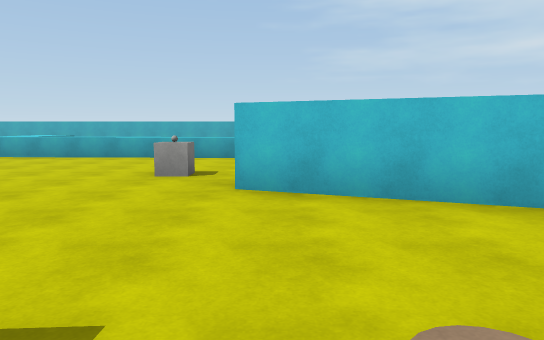
[1] (above)

19 first-person views from a walk through a 3-D level made in the Unity game engine. The camera is 1.4 m above the floor, tilts 6° down and sees 70° across. The floor is counted in squares, 2 m on a side. Each view is taken from the middle of a square. On the plan, view 1 faces up. The plan holds only what a view shows up to about 11 squares ahead; the rest is blank. The player is left out. Some animated figures are not drawn. Surface patterns are stand-ins for the level's own textures.

[2]
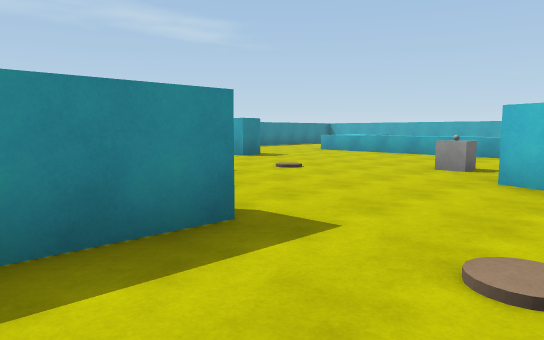

[3]
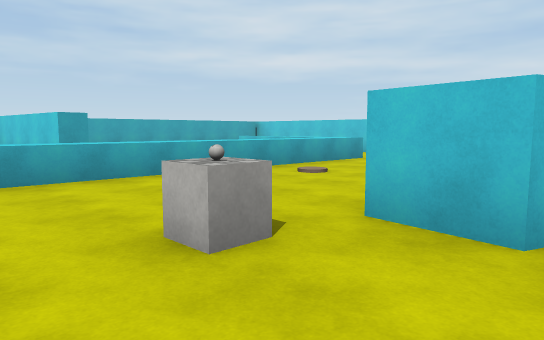

[4]
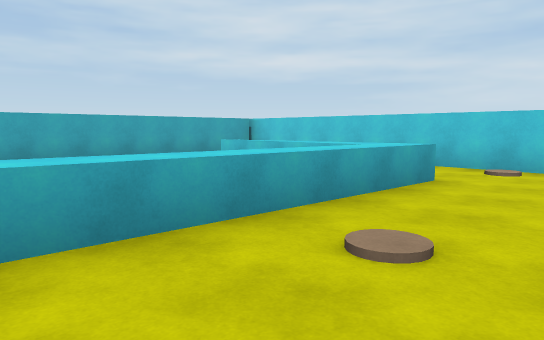

[5]
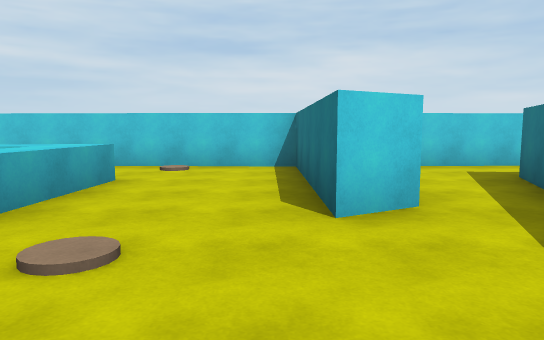

[6]
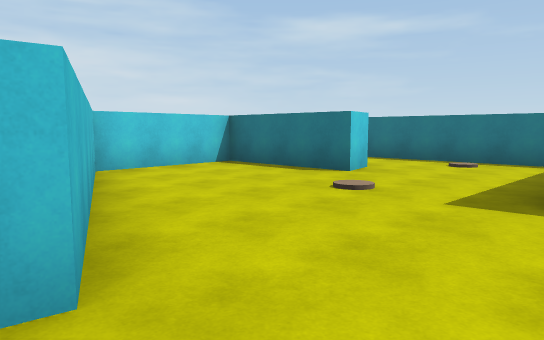

[7]
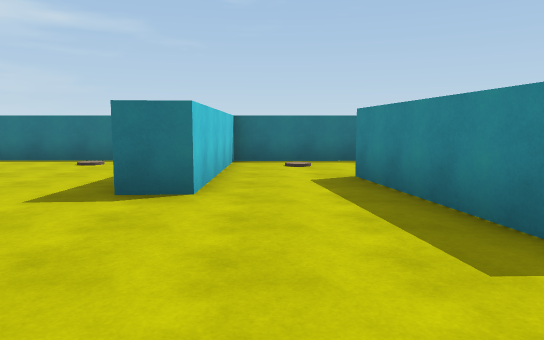

[8]
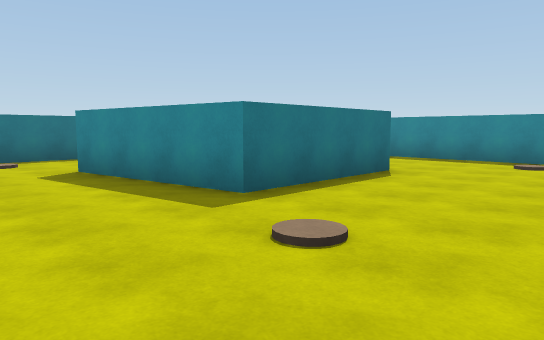

[9]
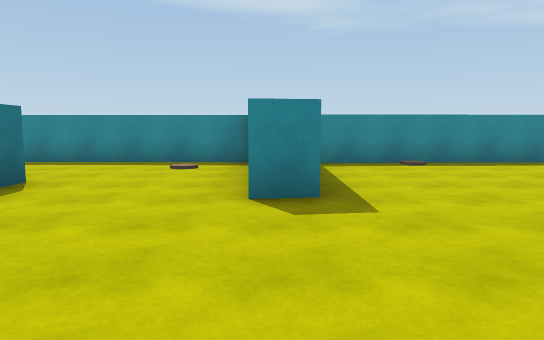

[10]
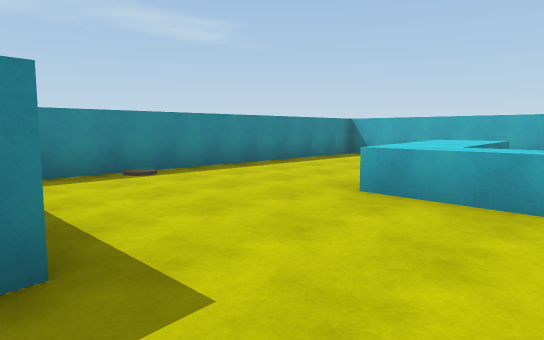

[11]
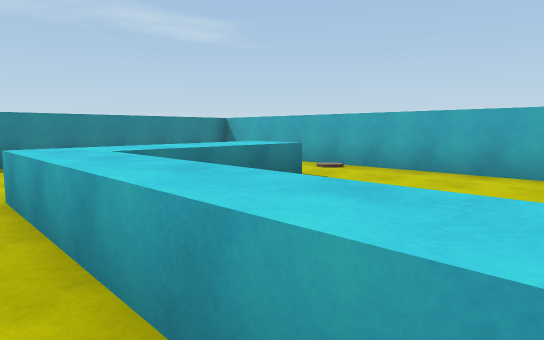

[12]
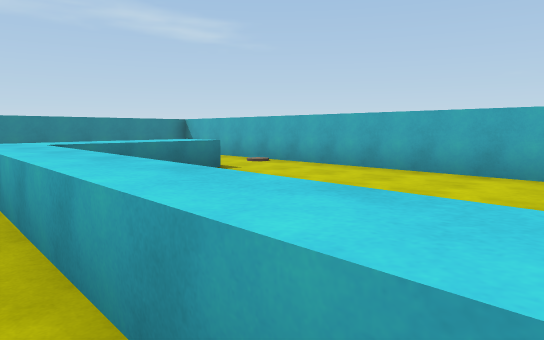

[13]
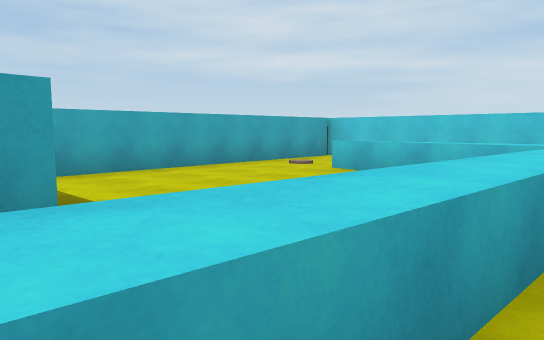

[14]
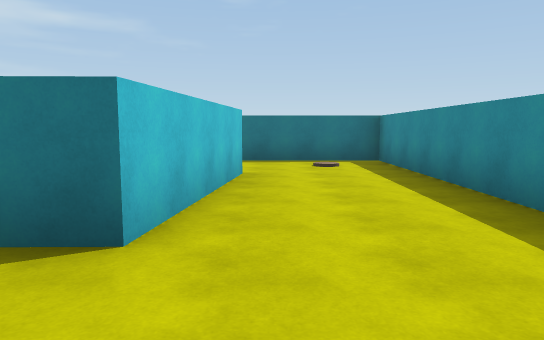

[15]
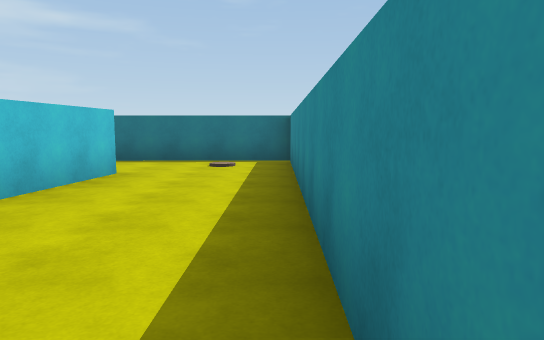

[16]
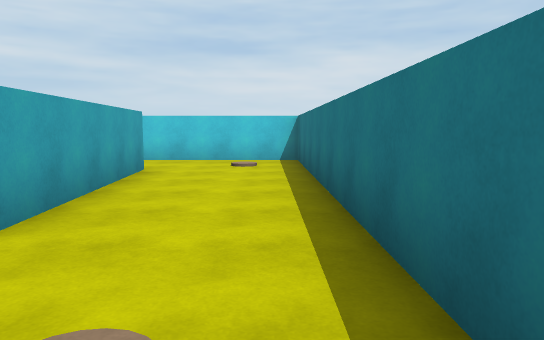

[17]
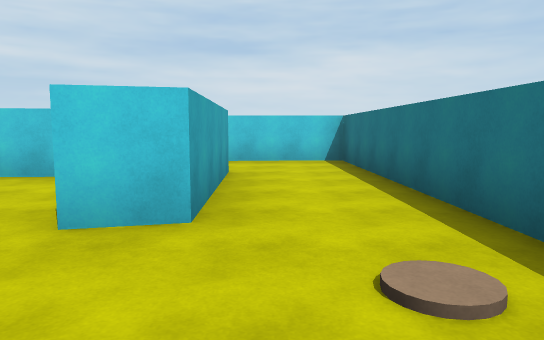

[18]
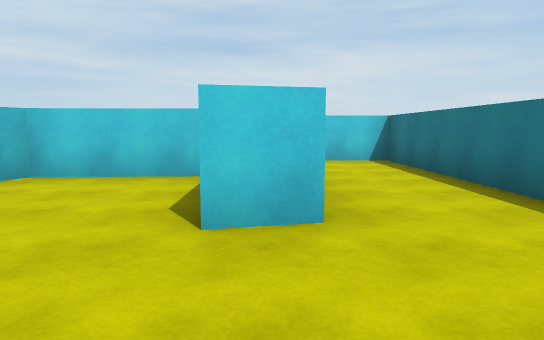

[19]
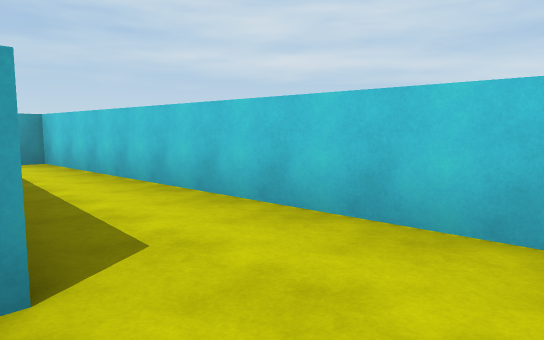

### Floor plan
Key: @ floor where view 1 was taken; # wall or solid block; . floor; = window, fence, low wall or low ledge; ^ raised ledge; C cube.
Columns run from 12 left of view 1 to 8 right of it. Each row starts with its distance up from view 1.
 16 ############ ########
 15 #..........# .......#
 14 #..........#....... #
 13 #...^^.....# ....=  #
 12 #....^           ^  #
 11 #....^           ^  #
 10 #....^^^^^^^^^^^^^ .#
  9 ##..................#
  8  #..................#
  7  #..................#
  6 ##   #.....C....#####
  5 #...........##......#
  4 #............####...#
  3 #...............##..#
  2 #...####.........#..#
  1 #...#  #.........#..#
  0 #...# ##..#.@....#..#
 -1 #...###...#...####..#
 -2 #.........#.........#
 -3 #.........#.........#
 -4 #####################

Where each view was taken, in squares from view 1:
view 1: 0 up, 0 right, facing up
view 2: 1 down, 1 right, facing up-left
view 3: 4 up, 3 left, facing up-right
view 4: 7 up, 0 right, facing up-right
view 5: 7 up, 0 right, facing right
view 6: 5 up, 2 left, facing down-right
view 7: 5 up, 3 left, facing down
view 8: 6 up, 2 left, facing down-left
view 9: 6 up, 3 left, facing left
view 10: 6 up, 5 left, facing up-left
view 11: 9 up, 3 left, facing up-left
view 12: 9 up, 1 left, facing up-left
view 13: 9 up, 1 left, facing up-right
view 14: 5 up, 9 left, facing down
view 15: 5 up, 11 left, facing down
view 16: 3 down, 11 left, facing right
view 17: 2 down, 1 left, facing right
view 18: 1 down, 1 left, facing right
view 19: 3 down, 5 right, facing up-right
